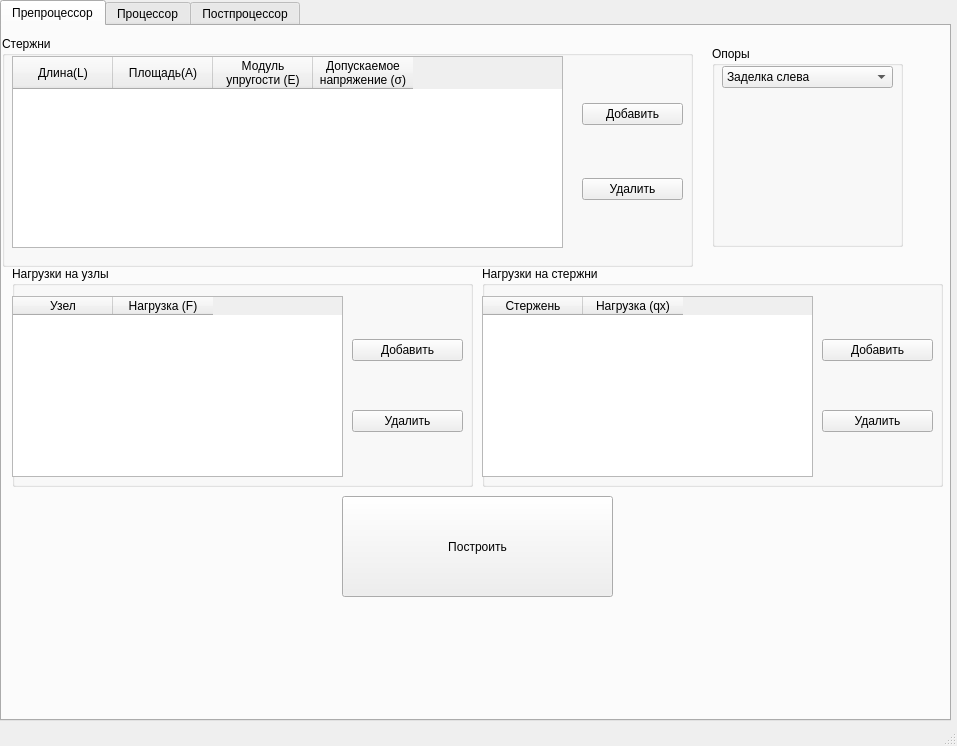
<?xml version="1.0" encoding="UTF-8"?>
<ui version="4.0">
 <class>MainWindow</class>
 <widget class="QMainWindow" name="MainWindow">
  <property name="geometry">
   <rect>
    <x>0</x>
    <y>0</y>
    <width>957</width>
    <height>746</height>
   </rect>
  </property>
  <property name="windowTitle">
   <string>Зятьков ИДБ-21-10</string>
  </property>
  <widget class="QWidget" name="centralwidget">
   <widget class="QTabWidget" name="tabWidget">
    <property name="geometry">
     <rect>
      <x>0</x>
      <y>0</y>
      <width>951</width>
      <height>721</height>
     </rect>
    </property>
    <property name="currentIndex">
     <number>0</number>
    </property>
    <widget class="QWidget" name="tab">
     <attribute name="title">
      <string>Препроцессор</string>
     </attribute>
     <widget class="QGroupBox" name="groupBox_3">
      <property name="geometry">
       <rect>
        <x>0</x>
        <y>10</y>
        <width>691</width>
        <height>231</height>
       </rect>
      </property>
      <property name="title">
       <string>Стержни</string>
      </property>
      <widget class="QTableWidget" name="tableWidget_2">
       <property name="geometry">
        <rect>
         <x>10</x>
         <y>20</y>
         <width>551</width>
         <height>192</height>
        </rect>
       </property>
       <column>
        <property name="text">
         <string>Длина(L)</string>
        </property>
       </column>
       <column>
        <property name="text">
         <string>Площадь(A)</string>
        </property>
       </column>
       <column>
        <property name="text">
         <string>Модуль 
упругости (E)</string>
        </property>
       </column>
       <column>
        <property name="text">
         <string>Допускаемое 
напряжение (σ)</string>
        </property>
       </column>
      </widget>
      <widget class="QWidget" name="verticalLayoutWidget_4">
       <property name="geometry">
        <rect>
         <x>580</x>
         <y>20</y>
         <width>101</width>
         <height>191</height>
        </rect>
       </property>
       <layout class="QVBoxLayout" name="verticalLayout_2">
        <item>
         <widget class="QPushButton" name="pushButton_3">
          <property name="text">
           <string>Добавить</string>
          </property>
         </widget>
        </item>
        <item>
         <widget class="QPushButton" name="pushButton_4">
          <property name="text">
           <string>Удалить</string>
          </property>
         </widget>
        </item>
       </layout>
      </widget>
     </widget>
     <widget class="QGroupBox" name="groupBox_4">
      <property name="geometry">
       <rect>
        <x>710</x>
        <y>20</y>
        <width>191</width>
        <height>201</height>
       </rect>
      </property>
      <property name="title">
       <string>Опоры</string>
      </property>
      <widget class="QComboBox" name="comboBox">
       <property name="geometry">
        <rect>
         <x>10</x>
         <y>20</y>
         <width>171</width>
         <height>22</height>
        </rect>
       </property>
       <item>
        <property name="text">
         <string>Заделка слева</string>
        </property>
       </item>
       <item>
        <property name="text">
         <string>Заделка справа</string>
        </property>
       </item>
       <item>
        <property name="text">
         <string>Заделка с обоих сторон</string>
        </property>
       </item>
      </widget>
     </widget>
     <widget class="QGroupBox" name="groupBox_5">
      <property name="geometry">
       <rect>
        <x>10</x>
        <y>240</y>
        <width>461</width>
        <height>221</height>
       </rect>
      </property>
      <property name="title">
       <string>Нагрузки на узлы</string>
      </property>
      <widget class="QTableWidget" name="tableWidget_3">
       <property name="geometry">
        <rect>
         <x>0</x>
         <y>30</y>
         <width>331</width>
         <height>181</height>
        </rect>
       </property>
       <column>
        <property name="text">
         <string>Узел</string>
        </property>
       </column>
       <column>
        <property name="text">
         <string>Нагрузка (F)</string>
        </property>
       </column>
      </widget>
      <widget class="QWidget" name="verticalLayoutWidget_5">
       <property name="geometry">
        <rect>
         <x>340</x>
         <y>30</y>
         <width>111</width>
         <height>181</height>
        </rect>
       </property>
       <layout class="QVBoxLayout" name="verticalLayout_3">
        <item>
         <widget class="QPushButton" name="pushButton_5">
          <property name="text">
           <string>Добавить</string>
          </property>
         </widget>
        </item>
        <item>
         <widget class="QPushButton" name="pushButton_6">
          <property name="text">
           <string>Удалить</string>
          </property>
         </widget>
        </item>
       </layout>
       <zorder>pushButton_6</zorder>
       <zorder>pushButton_5</zorder>
      </widget>
     </widget>
     <widget class="QGroupBox" name="groupBox_6">
      <property name="geometry">
       <rect>
        <x>480</x>
        <y>240</y>
        <width>461</width>
        <height>221</height>
       </rect>
      </property>
      <property name="title">
       <string>Нагрузки на стержни</string>
      </property>
      <widget class="QTableWidget" name="tableWidget_4">
       <property name="geometry">
        <rect>
         <x>0</x>
         <y>30</y>
         <width>331</width>
         <height>181</height>
        </rect>
       </property>
       <column>
        <property name="text">
         <string>Стержень</string>
        </property>
       </column>
       <column>
        <property name="text">
         <string>Нагрузка (qx)</string>
        </property>
       </column>
      </widget>
      <widget class="QWidget" name="verticalLayoutWidget_6">
       <property name="geometry">
        <rect>
         <x>340</x>
         <y>30</y>
         <width>111</width>
         <height>181</height>
        </rect>
       </property>
       <layout class="QVBoxLayout" name="verticalLayout_4">
        <item>
         <widget class="QPushButton" name="pushButton_7">
          <property name="text">
           <string>Добавить</string>
          </property>
         </widget>
        </item>
        <item>
         <widget class="QPushButton" name="pushButton_8">
          <property name="text">
           <string>Удалить</string>
          </property>
         </widget>
        </item>
       </layout>
      </widget>
     </widget>
     <widget class="QPushButton" name="pushButton">
      <property name="enabled">
       <bool>true</bool>
      </property>
      <property name="geometry">
       <rect>
        <x>340</x>
        <y>470</y>
        <width>271</width>
        <height>101</height>
       </rect>
      </property>
      <property name="text">
       <string>Построить</string>
      </property>
     </widget>
    </widget>
    <widget class="QWidget" name="tab_2">
     <attribute name="title">
      <string>Процессор</string>
     </attribute>
     <widget class="QGraphicsView" name="graphicsView">
      <property name="geometry">
       <rect>
        <x>0</x>
        <y>0</y>
        <width>941</width>
        <height>621</height>
       </rect>
      </property>
     </widget>
    </widget>
    <widget class="QWidget" name="tab_3">
     <attribute name="title">
      <string>Постпроцессор</string>
     </attribute>
     <widget class="QGroupBox" name="groupBox">
      <property name="geometry">
       <rect>
        <x>0</x>
        <y>0</y>
        <width>461</width>
        <height>321</height>
       </rect>
      </property>
      <property name="title">
       <string>Таблицы</string>
      </property>
      <widget class="QWidget" name="verticalLayoutWidget_2">
       <property name="geometry">
        <rect>
         <x>10</x>
         <y>20</y>
         <width>441</width>
         <height>281</height>
        </rect>
       </property>
       <layout class="QVBoxLayout" name="verticalLayout_5">
        <item>
         <widget class="QPushButton" name="pushButton_11">
          <property name="text">
           <string>Продольные силы Nx</string>
          </property>
         </widget>
        </item>
        <item>
         <widget class="QPushButton" name="pushButton_13">
          <property name="text">
           <string>Перемещения Ux</string>
          </property>
         </widget>
        </item>
        <item>
         <widget class="QPushButton" name="pushButton_12">
          <property name="text">
           <string>Нормальные напряжения σx</string>
          </property>
         </widget>
        </item>
       </layout>
      </widget>
     </widget>
     <widget class="QGroupBox" name="groupBox_2">
      <property name="geometry">
       <rect>
        <x>470</x>
        <y>0</y>
        <width>451</width>
        <height>321</height>
       </rect>
      </property>
      <property name="title">
       <string>Графики</string>
      </property>
      <widget class="QWidget" name="verticalLayoutWidget">
       <property name="geometry">
        <rect>
         <x>10</x>
         <y>20</y>
         <width>431</width>
         <height>281</height>
        </rect>
       </property>
       <layout class="QVBoxLayout" name="verticalLayout">
        <item>
         <widget class="QPushButton" name="pushButton_2">
          <property name="text">
           <string>Продольные силы Nx</string>
          </property>
         </widget>
        </item>
        <item>
         <widget class="QPushButton" name="pushButton_10">
          <property name="text">
           <string>Перемещения Ux</string>
          </property>
         </widget>
        </item>
        <item>
         <widget class="QPushButton" name="pushButton_9">
          <property name="text">
           <string>Нормальные напряжения σx</string>
          </property>
         </widget>
        </item>
       </layout>
      </widget>
     </widget>
    </widget>
   </widget>
  </widget>
  <widget class="QMenuBar" name="menubar">
   <property name="enabled">
    <bool>true</bool>
   </property>
   <property name="geometry">
    <rect>
     <x>0</x>
     <y>0</y>
     <width>957</width>
     <height>21</height>
    </rect>
   </property>
  </widget>
  <widget class="QStatusBar" name="statusbar"/>
 </widget>
 <resources/>
 <connections/>
</ui>
